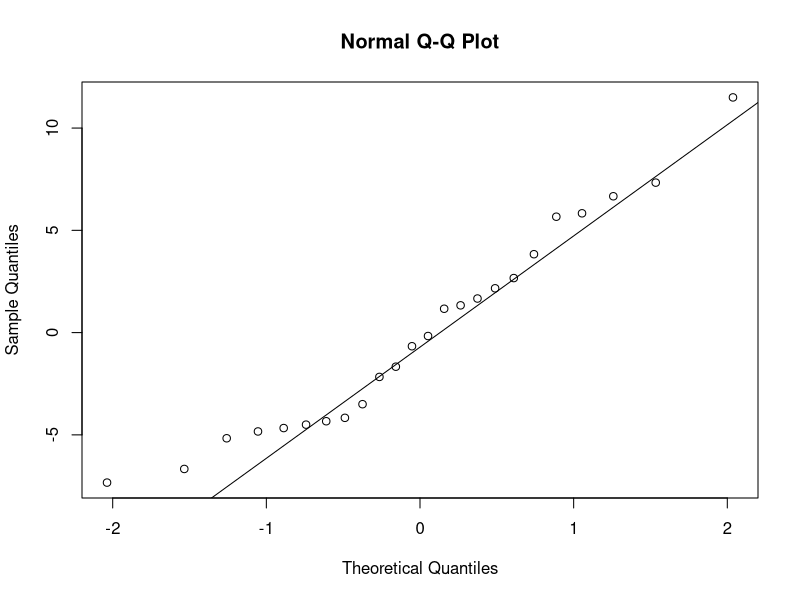
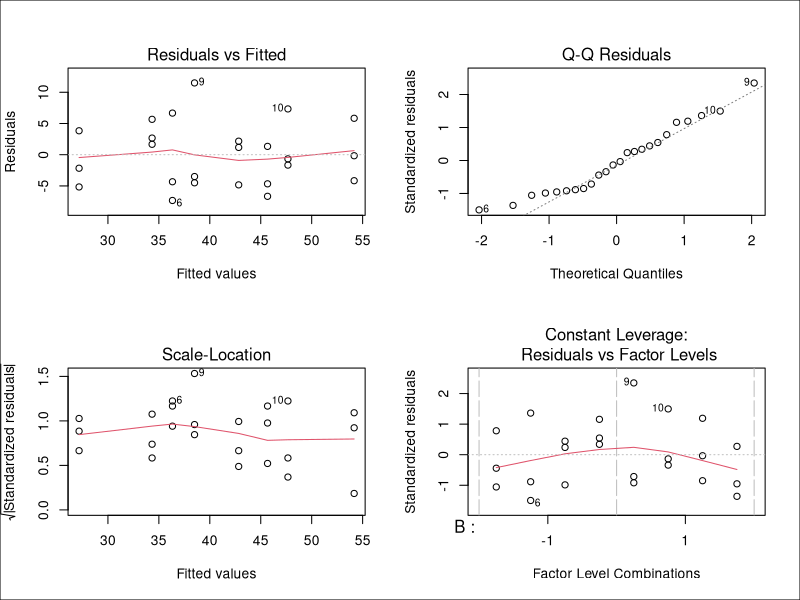
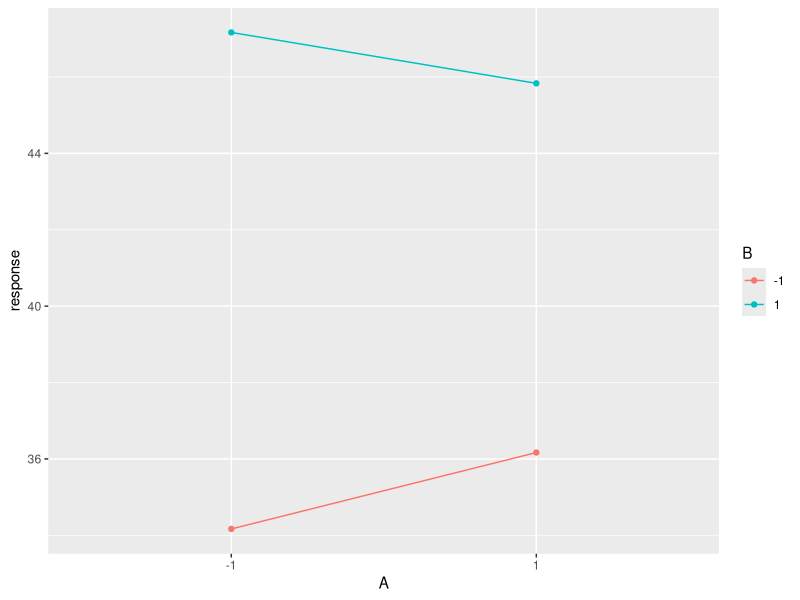
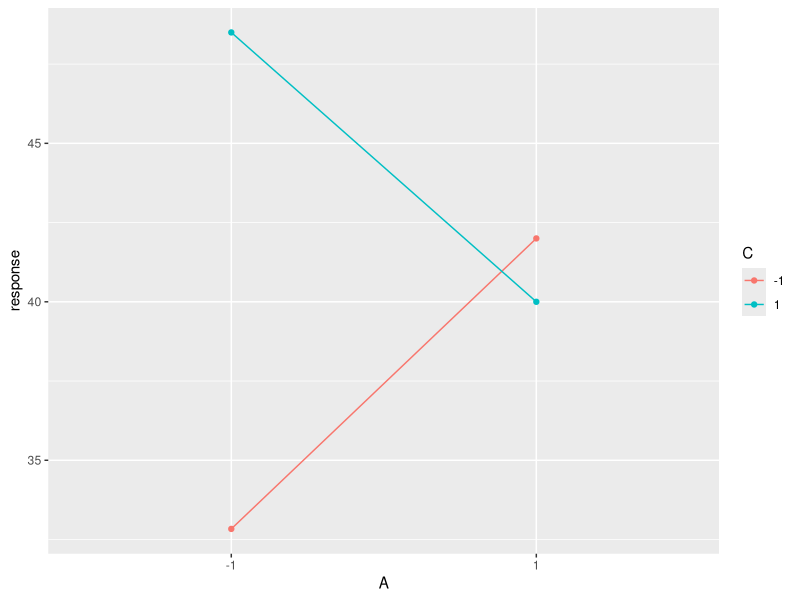
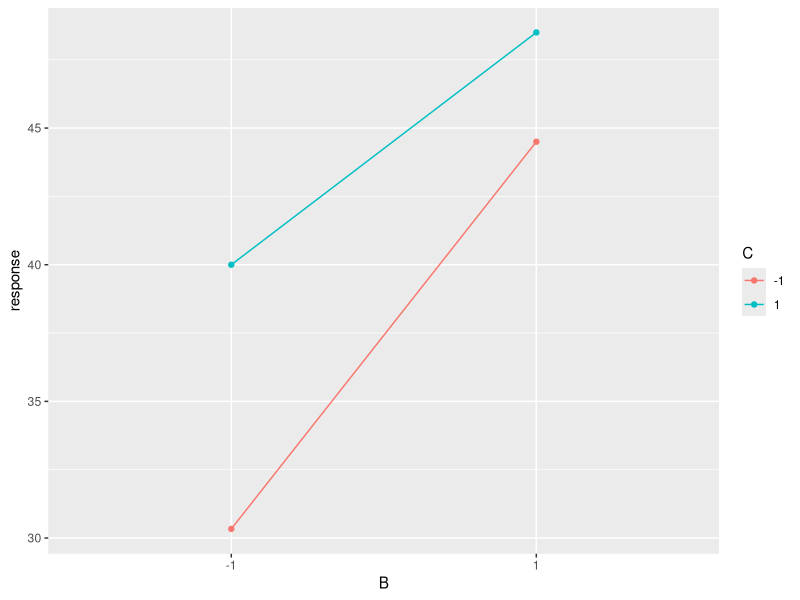
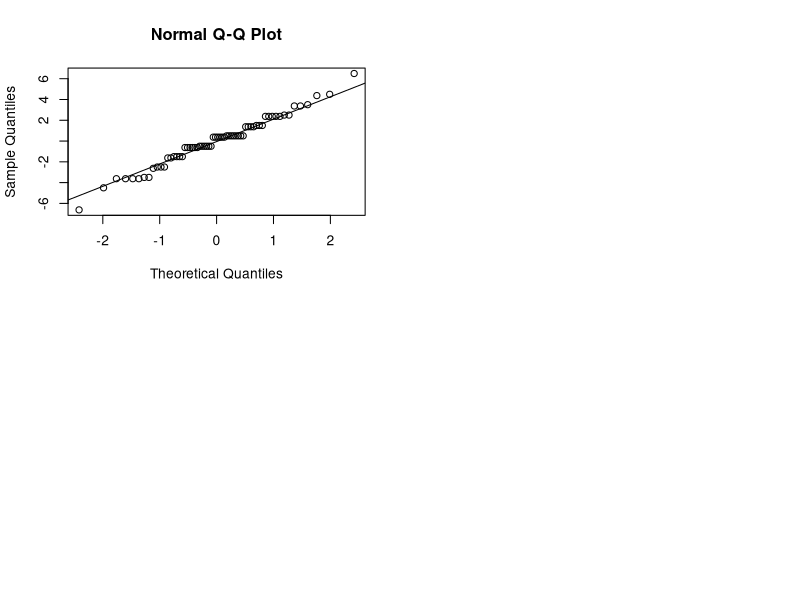
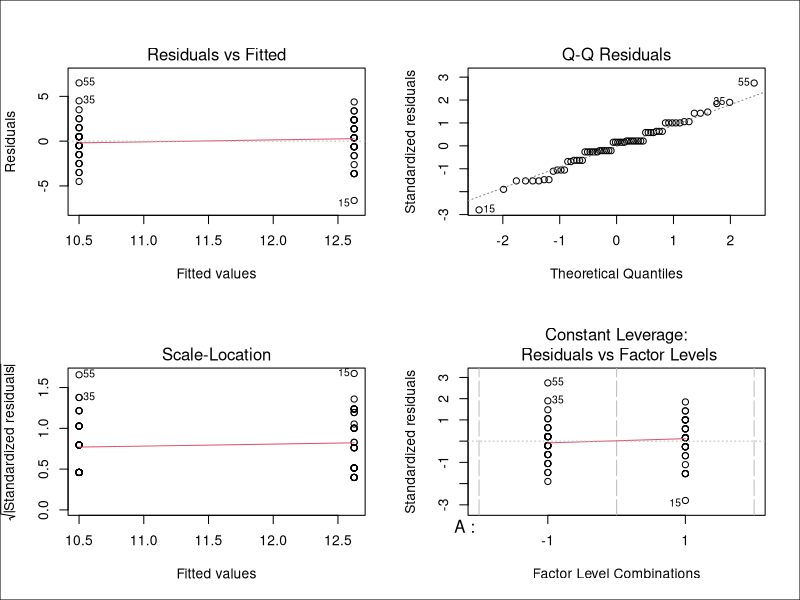
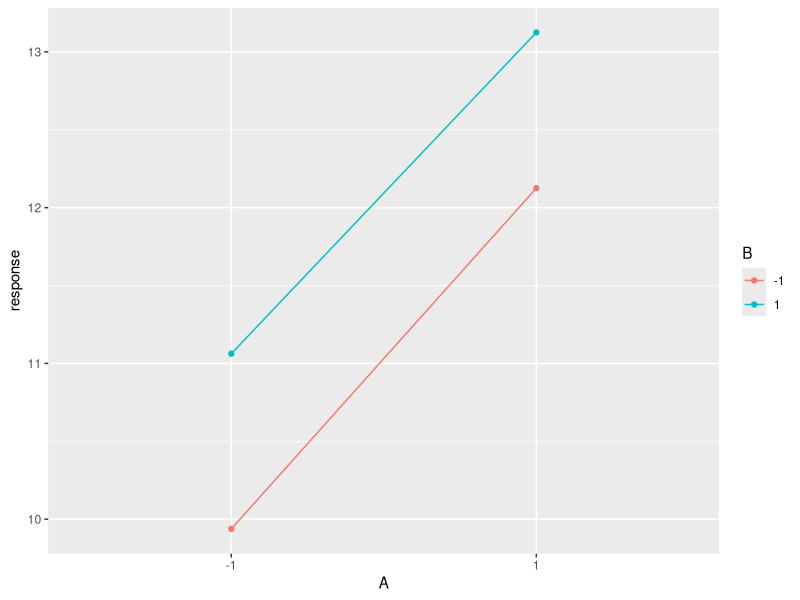

R code for these plots, in order:
# the first question for lesson project :
response<-c(22,31,25,
            32,43,29,
            35,34,50,
            55,47,46,
            44,45,38,
            40,37,36,
            60,50,54,
            39,41,47)
A<-factor(c(rep(c(-1,1),each=3,4)))
B<-factor(c(rep(c(-1,1),each=6 ,2)))
C<-factor(c(rep(c(-1,1),each=12)))
data=data.frame(response,A,B,C)
data
fit1<-lm(response~A*B*C , data=data)

#anova table**********************************

anova(fit1)

#test significant model***********************


(Fisher=summary(fit1)$fstatistic[[1]])


(df1=summary(fit1)$fstatistic[[2]])


(df2=summary(fit1)$fstatistic[[3]])


alpha=0.05


(cp=qf(1-alpha,df1,df2))


if(Fisher>cp)print("model is significant") else print("model is  not significant")


#test significant model with p-value


(pvalue=1-pf(Fisher,df1,df2))


if(pvalue<alpha)print("model is significant") else print("model is  not significant")

#***********************************************************

(R2=summary(fit1)$r.squared)


(SSR=sum(anova(fit1)$S[1:7]))

(SSE=(anova(fit1)$S[8]))

(SST=SSR+SSE)

(SSR/SST)


(R2adj=summary(fit1)$adj.r.squared)


#mean data for each treatment*************************


aggregate(response ~ A + B +C ,FUN = mean, data = data)


#Simplify the model by excluding nonsignificant effects


fit2<-lm(response~B+C+(A:C),data=data)


anova(fit2)


#fitted.values=yhat**************************


(yhat=fit2$ fitted.values)


(yhat=predict(fit2))


#residuals=e*********************************

(residual=fit2$ residuals)

cbind(response - yhat,residual)

#normality of residuals**********************

#qunatile-quantile plot


qqnorm(residual)


qqline(residual)


#Residuals plots standard chart

par(mfrow=c(2,2))

plot(fit2)

box("outer")

#**********************
#cheking normality of residuals with shapiro test:

shapiro.test(residual)


str(shapiro.test(residual))


(pvlaue=shapiro.test(residual)$p.value)


if(pvalue<alpha)print("residuals have normal distribution") else print("residuals have normal distribution")


#effects interaction of AB*********************************


library(ggplot2)


intEf <- aggregate(response ~  A +B,FUN = mean, data = data)


effects_interaction <- ggplot(intEf, aes(x = A, y = response, color = B)) +
  
  geom_point() + geom_line(aes(group = B))


effects_interaction


#***effects interaction of AC******************************************************


intEf <- aggregate(response ~ A + C,FUN = mean, data = data)


effects_interaction <- ggplot(intEf, aes(x = A, y = response, color = C)) +
  
  geom_point() + geom_line(aes(group = C))


effects_interaction

#***effects interaction of BC******************************************************


intEf <- aggregate(response ~ B + C,FUN = mean, data = data)


effects_interaction <- ggplot(intEf, aes(x = B, y = response, color = C)) +
  
  geom_point() + geom_line(aes(group = C))


effects_interaction



#the second question for lesson project:
response <- c(11,9,10,10,11,10,8,9,
              15,10,16,14,12,9,6,15,
              9,12,11,11,11,11,11,12,
              16,17,15,12,13,13,11,11,
              10,11,15,8,6,8,9,14,
              12,13,14,13,9,13,14,9,
              10,12,13,10,7,7,17,13,
              15,12,15,13,12,12,9,14)
A = factor(rep(rep(c(-1,+1) , each = 8),4))
B = factor(rep(rep(c(-1,-1,+1,+1), each = 8) ,2))
C = factor(rep(c(-1,+1),each = 32))

data2 = data.frame(Response = response , A = A , B = B , C = C)

fit3 = lm(response ~ A*B*C ,data = data2)

#anova table**********************************

anova(fit3)

#test significant model***********************


(Fisher=summary(fit3)$fstatistic[[1]])


(df1=summary(fit3)$fstatistic[[2]])


(df2=summary(fit3)$fstatistic[[3]])


alpha=0.05


(cp=qf(1-alpha,df1,df2))


if(Fisher>cp)print("model is significant") else print("model is  not significant")


#test significant model with p-value


(pvalue=1-pf(Fisher,df1,df2))


if(pvalue<alpha)print("model is significant") else print("model is  not significant")

#***********************************************************

(R2=summary(fit3)$r.squared)


(SSR=sum(anova(fit3)$S[1:7]))

(SSE=(anova(fit3)$S[8]))

(SST=SSR+SSE)

(SSR/SST)


(R2adj=summary(fit3)$adj.r.squared)


#mean data for each treatment*************************


aggregate(response ~ A + B +C ,FUN = mean, data = data2)


#Simplify the model by excluding nonsignificant effects


fit4<-lm(response~A,data=data2)


anova(fit4)


#fitted.values=yhat**************************


(yhat=fit4$ fitted.values)


(yhat=predict(fit4))


#residuals=e*********************************

(residual=fit4$ residuals)

cbind(response - yhat,residual)

#normality of residuals**********************

#qunatile-quantile plot


qqnorm(residual)


qqline(residual)


#Residuals plots standard chart

par(mfrow=c(2,2))

plot(fit4)

box("outer")

#**********************
#cheking normality of residuals with shapiro test:

shapiro.test(residual)


str(shapiro.test(residual))


(pvlaue=shapiro.test(residual)$p.value)


if(pvalue<alpha)print("residuals have normal distribution") else print("residuals have normal distribution")


#effects interaction of AB*********************************


library(ggplot2)


intEf <- aggregate(response ~  A +B,FUN = mean, data = data2)


effects_interaction <- ggplot(intEf, aes(x = A, y = response, color = B)) +
  
  geom_point() + geom_line(aes(group = B))


effects_interaction


#***effects interaction of AC******************************************************


intEf <- aggregate(response ~ A + C,FUN = mean, data = data2)


effects_interaction <- ggplot(intEf, aes(x = A, y = response, color = C)) +
  
  geom_point() + geom_line(aes(group = C))


effects_interaction

#***effects interaction of BC******************************************************


intEf <- aggregate(response ~ B + C,FUN = mean, data = data2)


effects_interaction <- ggplot(intEf, aes(x = B, y = response, color = C)) +
  
  geom_point() + geom_line(aes(group = C))


effects_interaction

